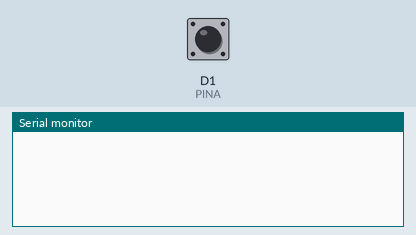
The sketch below on a simulated ESP8266 (NodeMCU). On the bench: the last lines printed to the serial monitor. The inputs (shaded band) are chosen by the test bench; at power-on: D1 (PINA) HIGH.

Above: at 1.2 s.
1.3 s: D1 (PINA) pulled LOW for 0.15 s
At 2.0 s:
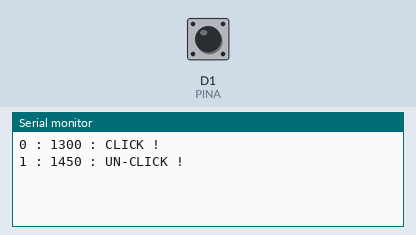
2.9 s: D1 (PINA) pulled LOW for 1 s
At 3.7 s:
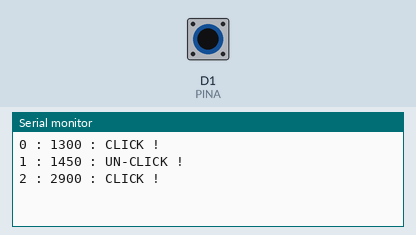
5.4 s: D1 (PINA) pulled LOW for 0.15 s
At 6.3 s:
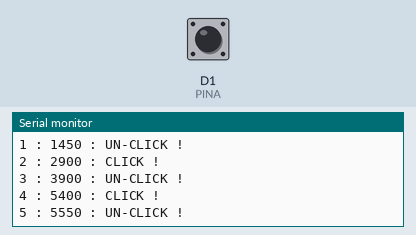

Measured:
- after the input at 1.3 s, the serial monitor: prints a new line at once (image 1)
- after the input at 2.9 s, the serial monitor: prints a new line at once (image 2)
- after the input at 5.4 s, the serial monitor: prints a new line at once (image 3)

The sketch:

switch-2.ino
```cpp
/*
 * Test switch
 *
 * Carte
 *
 * Connecter un switch sans resistance (mode builtin pull-up)
 * aux pin
 *
 */
// declaration constante
#define PINA D1

// declaration variable
int count = 0;

void setup() {
  // put your setup code here, to run once:
  Serial.begin(9600); // initialisation du port serie

  // declaration du pinMode
  pinMode(PINA, INPUT_PULLUP);

  // declaration d'un «interrupteur»
  attachInterrupt(digitalPinToInterrupt(PINA), etatSwitch, CHANGE);
}

void loop() {
// put your main code here, to run repeatedly:
//  Serial.print("Etat pin A: ");
//  Serial.println(digitalRead(PINA));

}

// declaration des fonctions
void etatSwitch () {
  Serial.print(count);
  Serial.print(" : ");
  Serial.print(millis());

  if (digitalRead(PINA) == 0) {
    Serial.println(" : CLICK !");
  }
  else {
    Serial.println(" : UN-CLICK !");
  }

  count++;

}
```
